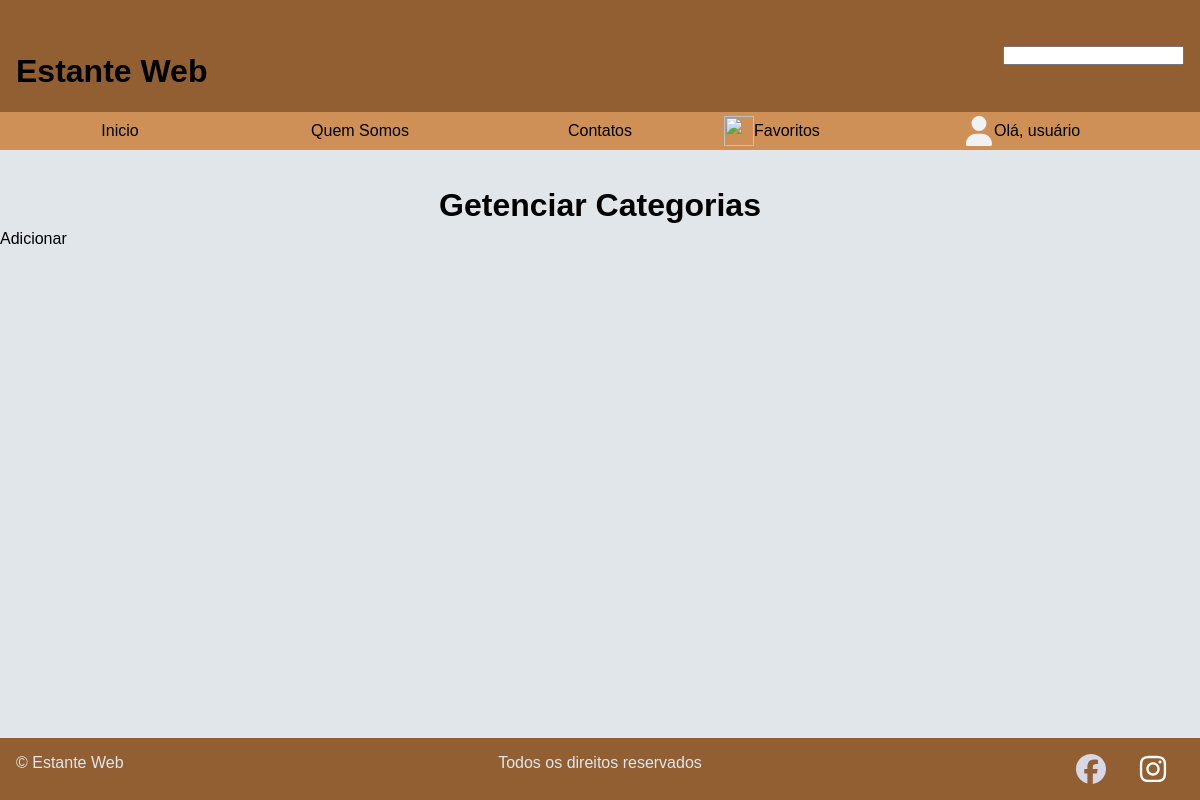
The app's page /views/categoria.php, older data.
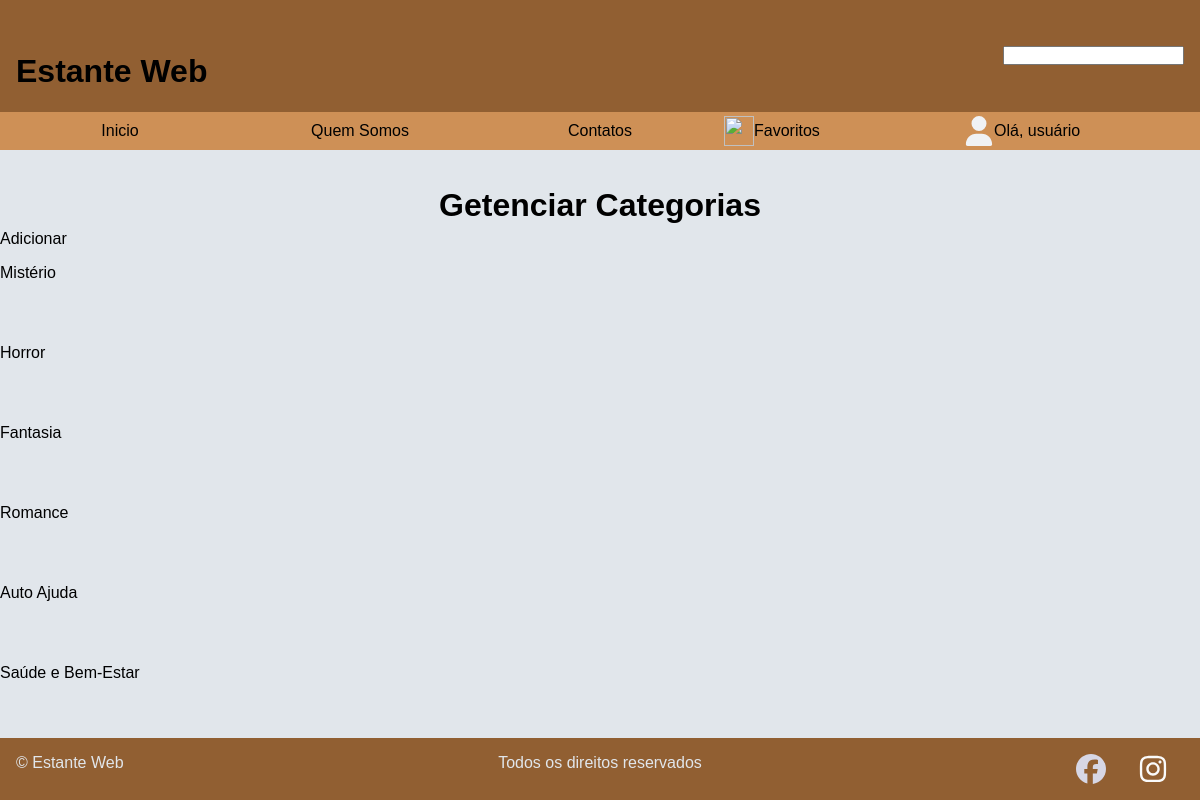
The same page, newer data.
### tables this page shows
CREATE TABLE categoria (
    id_categoria INT AUTO_INCREMENT PRIMARY KEY,
    nome_categoria VARCHAR(100) NOT NULL
);

### models/categoria.php (called while the page is built, shortened)
<?php
class Categoria
{
    public static function listar()
    {
        try {
            $conn = Conexao::conectar();
            $sql = "SELECT * FROM categoria";
            $stmt = $conn->prepare($sql);
            $stmt->execute();
            $lista = $stmt->fetchAll();
            return $lista;
        } catch (PDOException $erro) {
            echo $erro->getMessage();
        }
    }
}

### views/categoria.php (the view, shortened to what this page needs)
<?php
require_once $_SERVER['DOCUMENT_ROOT'] . '/estante_web/banco/views/__cabecalho.php';
require_once $_SERVER['DOCUMENT_ROOT'] . '/estante_web/banco/models/categoria.php';
$listagem_categoria = Categoria::listar();
?>
<main id="conteudo-categoria">
    <div id="modal-categorias">
        <div id="btn-categorias">
            <h1>Getenciar Categorias</h1>
            <a id="add-categoria" href="/estante_web/banco/views/adicionar_categoria.php">Adicionar</a>
        </div>
        <div id="tabela-categorias">
        <?php foreach ($listagem_categoria as $categoria): ?>
                <div class="linhas-categoria">
                    <p><?= $categoria['nome_categoria'] ?></p>
                    <div class="acoes-categoria">
                        <form action="/estante_web/banco/controllers/del_categoria_controller.php" method="post" onsubmit="return confirm('Você tem certeza que quer deletar esta Categoria ??')">
                            <button type="submit" class="btn-delet">
                            </button>
                        </form>
                    </div>
                </div>
            <?php endforeach; ?>
        </div>
    </div>
</main>
<?php
require_once $_SERVER['DOCUMENT_ROOT'] . '/estante_web/banco/views/__rodape.php';
?>
</body>
</html>

### views/__cabecalho.php (shortened to what this page needs)
<!DOCTYPE html>
<html lang="pt-BR">
<head>
    <link rel="stylesheet" href="/estante_web/banco/css/style.css">
</head>
<body>
    <header>
        <div class="logo-busca">
            <h1>Estante Web</h1>
            <form action="">
                <input type="search" name="busca" id="busca">
            </form>
        </div>
    </header>
    <nav>
        <a href="/estante_web/banco/index.php">Inicio</a>
        <a href="/estante_web/banco/views/quem_somos.php">Quem Somos</a>
        <a href="/estante_web/banco/views/contatos.php">Contatos</a>
        <a href="/estante_web/banco/views/favoritos.php" class="alinhar">
            <img src="/estante_web/banco/imgs/star.png.png" alt="" width="30px" height="30px">
        Favoritos
    </a>
        <a href="/estante_web/banco/views/login.php" class="alinhar"><img src="/estante_web/banco/imgs/user-solid.svg" alt="" height="30px" width="30px">Olá, usuário</span></a>
    </nav>

### views/__rodape.php
<footer>
        <div id="copy">
            &copy; Estante Web
        </div>
        <div>
            Todos os direitos reservados
        </div>
        <div class="img-fim">
            <img src="/estante_web/banco/imgs/facebook.svg" alt="" width="30px" height="30px">
            <img src="/estante_web/banco/imgs/instagram.svg" alt="" width="30px" height="30px">
        </div>
    </footer>
</body>
</html>

### css/style.css (style rules this page uses)
:root { --primaria: #915f32; --secundaria: #ce9056; --terciaria: #e1e6eb; --branco: white; --preto: black; }
* { margin: o; padding: 0; box-sizing: border-box; }
header, footer { background-color: var(--primaria); padding: 1rem; }
nav { background-color: var(--secundaria); display: grid; grid-template-columns: repeat(5, 1fr); text-align: center; padding: 0.25rem; gap: 0.5rem; align-items: center; }
nav a { text-decoration: none; color: var(--preto); cursor: pointer; }
.logo-busca { display: flex; justify-content: space-between; align-items: center; }
.logo-busca h1 { color: black; font-family: Arial, Helvetica, sans-serif; }
body { font-family: Arial, Helvetica, sans-serif; display: flex; flex-direction: column; min-height: 100vh; overflow:auto; padding: 0; margin: 0; }
main { flex-grow: 1; background-color: var(--terciaria); background-repeat: no-repeat; background-position: center center; background-size: 100% 100%; left: 4rem; }
footer { display: grid; grid-template-columns: repeat(3, 1fr); color: var(--terciaria); text-align: center; }
#copy { text-align: start; }
.alinhar { display: flex; align-items: center; }
.img-fim { display: flex; justify-content: end; }
.img-fim img { margin: 0 1rem; }
h1 { text-align: center; position: relative; top: 1REM; }
button { font-size: 1.5rem; position: relative; align-content: center; top: 1.5rem; width: 10rem; background-color: var(--primaria); }
footer { display: grid; grid-template-columns: repeat(3, 1fr); text-align: center; }
a { text-decoration: none; color: var(--preto); }
.acoes-categoria { display: flex; align-items: center; gap: 30px; }
.btn-delet { border: none; background-color: transparent; cursor: pointer; }

Row changes from the older to the newer data that the page shows:
now on this page (row edited): categoria: nome_categoria "Mistério"
now on this page (row edited): categoria: nome_categoria "Horror"
now on this page (row edited): categoria: nome_categoria "Fantasia"
now on this page (row edited): categoria: nome_categoria "Romance"
added categoria: nome_categoria "Auto Ajuda"
added categoria: nome_categoria "Saúde e Bem-Estar"
